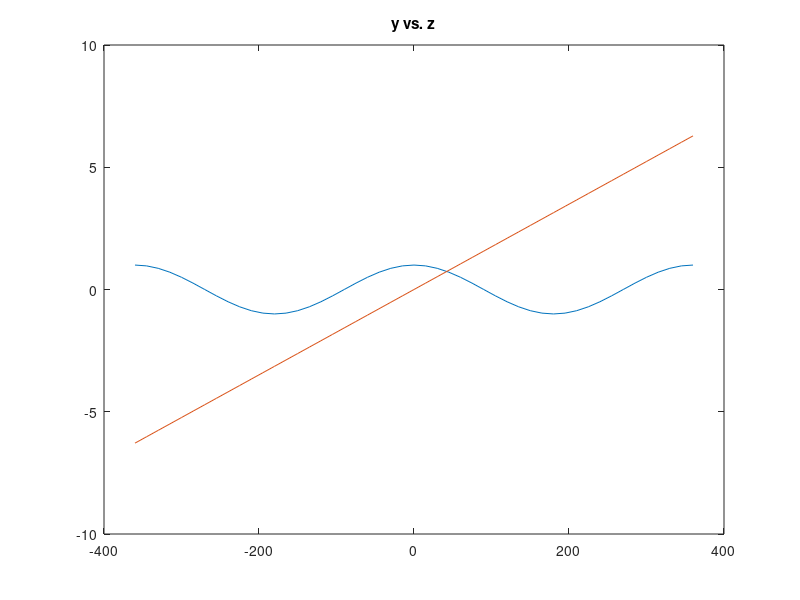

The MATLAB source for this figure:
% Made by Zakary Steenhoek on 9.29.22
close all;
clear all;
clc

%loading data from .txt file, declaring x and y, and plotting
load("data.txt");
x=data(:,1);
y=data(:,2);
z=data(:,3);
plot(x,y,x,z);
title('y vs. z');

